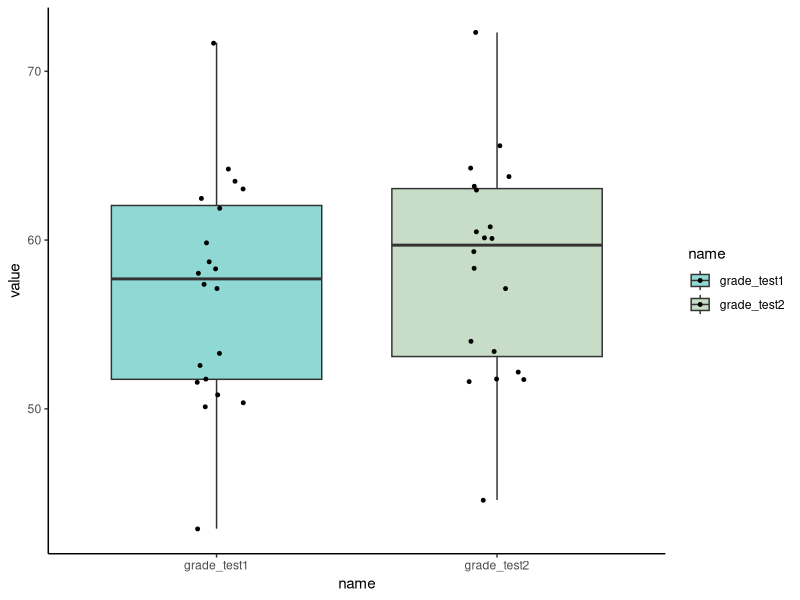
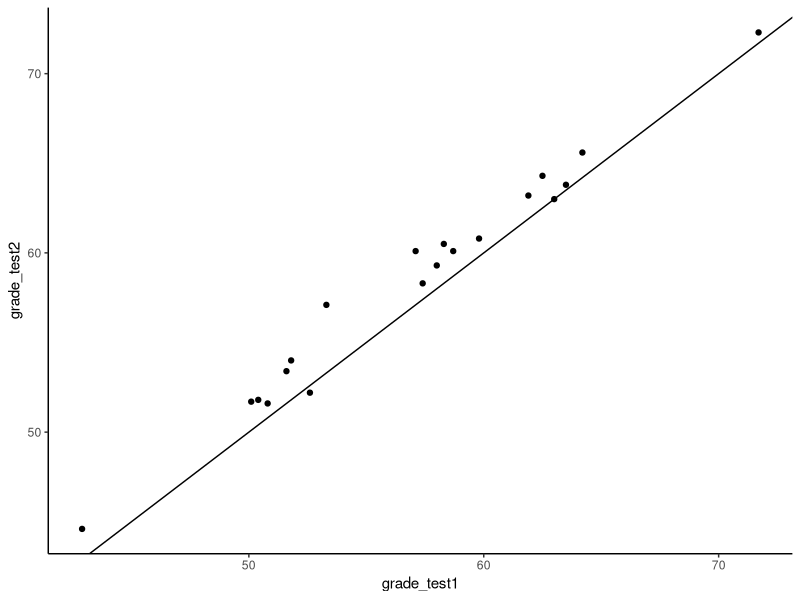
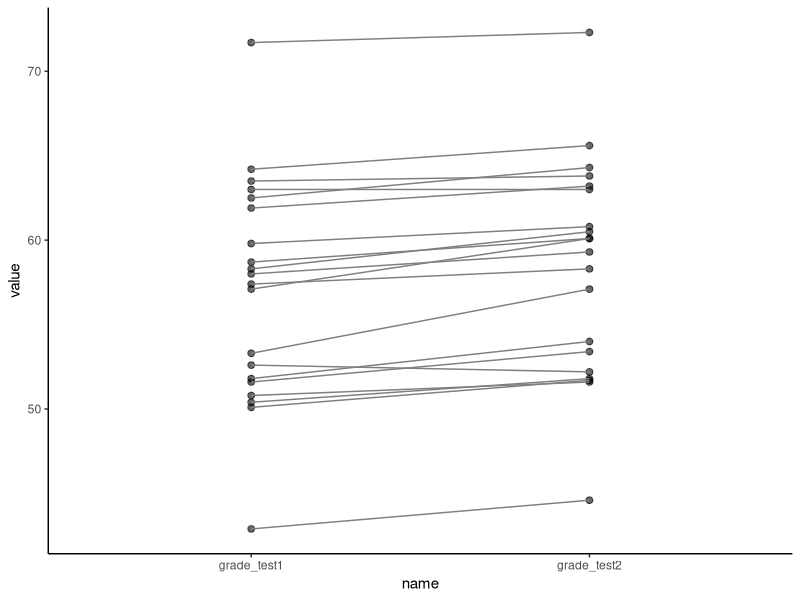
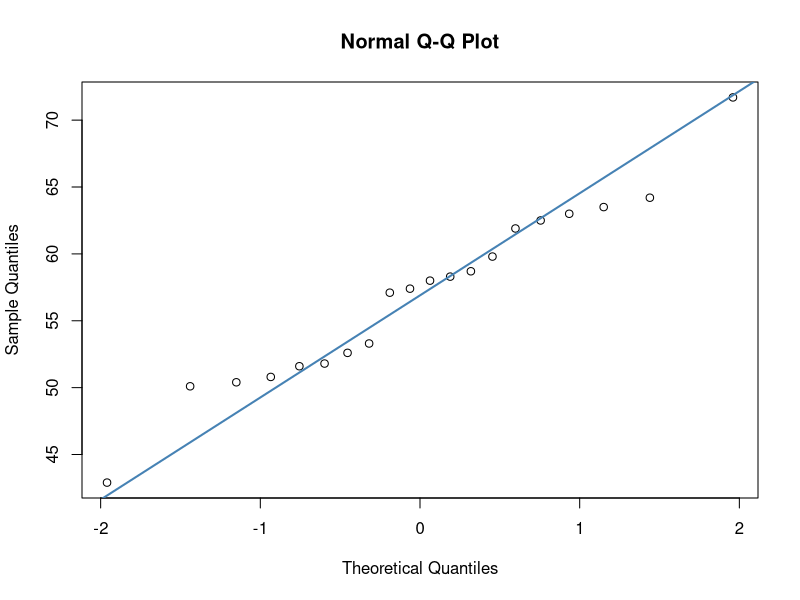
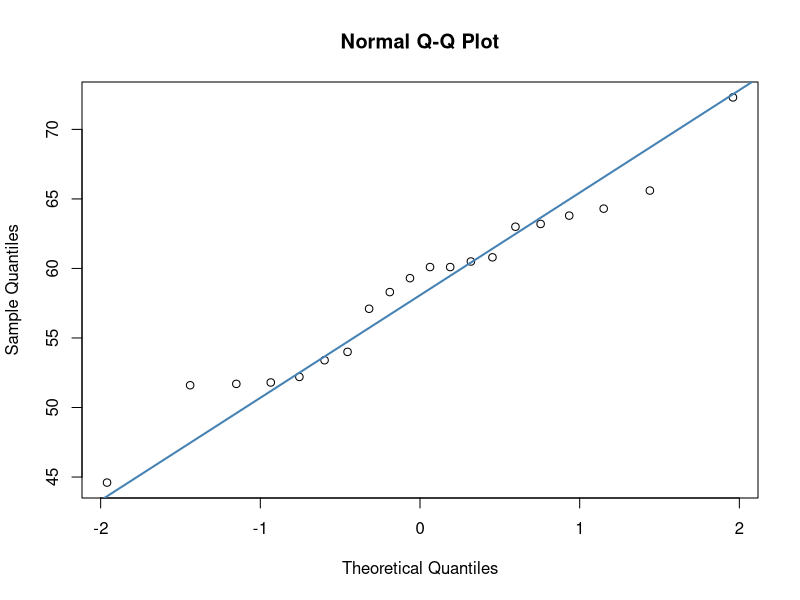
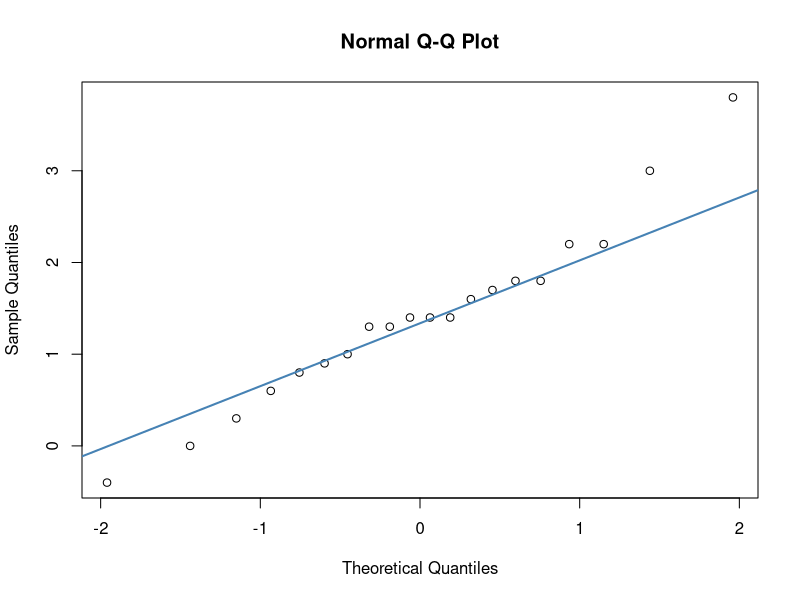

These figures' R source, in order:

### Comparing Means with Paired Data


# Paired Data are when you have 2 observations per individual

# e.g. may be a measurement that is 'before' and 'after' for same subject




### First let's look at and visualize Paired Data


library(tidyverse)


#### Read data

chico <- read_csv("data/chico.csv")
head(chico)

chico  # the two scores we're interested in are in separate columns at the moment
       # this is 'wide format' data


## We can summarize the data in each column with 'describe()'

library(psych)
describe(chico) #ignore the warnings


# This summarizes 'between group' differences - it doesn't show within subject changes...




### Visualizations ---

# traditional summaries of the data also struggle to show individual changes, only looking at the between group effects




### e.g. boxplot graph


# but first, to make the data into a format that we can plot in ggplot,
# we need to turn the data in long format

head(chico)



# need to reorder the data:

chico.long <- chico %>% pivot_longer(2:3) 

chico.long


# boxplot
ggplot(chico.long, aes(x=name, y=value, fill=name))+
  geom_boxplot(outlier.shape = NA, alpha=.5) +
  geom_jitter(width=.1, size=1) +
  theme_classic() +
  scale_fill_manual(values=c("lightseagreen","darkseagreen"))



### Better method is to do one of these two plots:

## Scatterplot
head(chico)

ggplot(chico, aes(x=grade_test1, y=grade_test2)) +
  geom_point() +
  theme_classic()+
  geom_abline(intercept =0 , slope = 1)


## Slope Graph
head(chico.long)

ggplot(chico.long, aes(x=name, y=value, group=id))+
  geom_point(alpha=.6, size=2)+
  geom_line(color="gray50")+
  theme_classic()




### Fundamentally, what a 'paired t-test' cares about are the differences in scores


## First, let's run the paired t-test command in R, then we'll break down what's going on (in another video):


t.test(chico$grade_test1, chico$grade_test2, paired=T)  # this is 2-tailed

t.test(chico$grade_test2, chico$grade_test1, paired=T)  # the only thing that changes is the sign of t


t.test(chico$grade_test2, chico$grade_test1, paired=T, alternative = "greater")  # this is 1-tailed



## The major assumption of the test is that your data are normal:

shapiro.test(chico$grade_test1)

shapiro.test(chico$grade_test2)


# you could also do QQ plots...

qqnorm(chico$grade_test1)
qqline(chico$grade_test1, col = "steelblue", lwd = 2) # hmm, not great.

qqnorm(chico$grade_test2)
qqline(chico$grade_test2, col = "steelblue", lwd = 2) # hmm, not great.



## In actual fact, what the paired t-test is doing is working on difference scores,
# so really, we need those to be approximately normally distributed:


# Calculate the difference between the two tests per subject:

chico$improvement <- chico$grade_test2 - chico$grade_test1 
head(chico)
chico

# descriptives of the difference scores
mean(chico$improvement)
sd(chico$improvement)


# check normality of difference scores
qqnorm(chico$improvement)
qqline(chico$improvement, col = "steelblue", lwd = 2) # bit better

shapiro.test(chico$improvement)







### Calculating effect sizes

# With a paired t-test, we calculate Cohen's d
# by dividing the mean difference score by the SD in difference scores



# Effect Size is equal to:
mean(chico$improvement) / sd(chico$improvement)  # 1.45






##### Try For Yourself Examples ----------------


# insert here.


